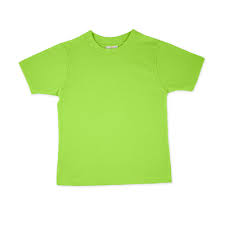
#> input picture dream_merch_maker/template/2.jpg, 225 x 225 px
$ python dream_merch_maker.py
#> lines starting #> are read from the running program, lines starting #| are printed output that depends on the picture
from os import X_OK
from PIL import Image, ImageDraw
import random

image = Image.open(random.choice(["template/1.jpg","template/2.jpg"]))
#> image is the input picture: PIL image 225x225 RGB; mean R, G, B 219.8, 241.3, 187.9

draw = ImageDraw.Draw(image)

size = 3
x = 70
y = 58
x1 = x + 20
y1 = y

draw.ellipse([(x,y),(x + size,y + size)],"black")
draw.ellipse([(x1,y1),(x1 + size,y1 + size)],"black")
draw.arc([(x - 5,y + 5),(x1 + 10,y + 20)],0,180,"black",4)

image.show()
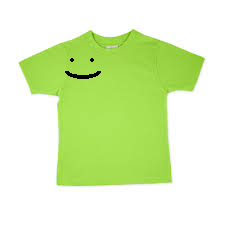
#> shown: PIL image 225x225 RGB; mean R, G, B 219.3, 240.6, 187.6
